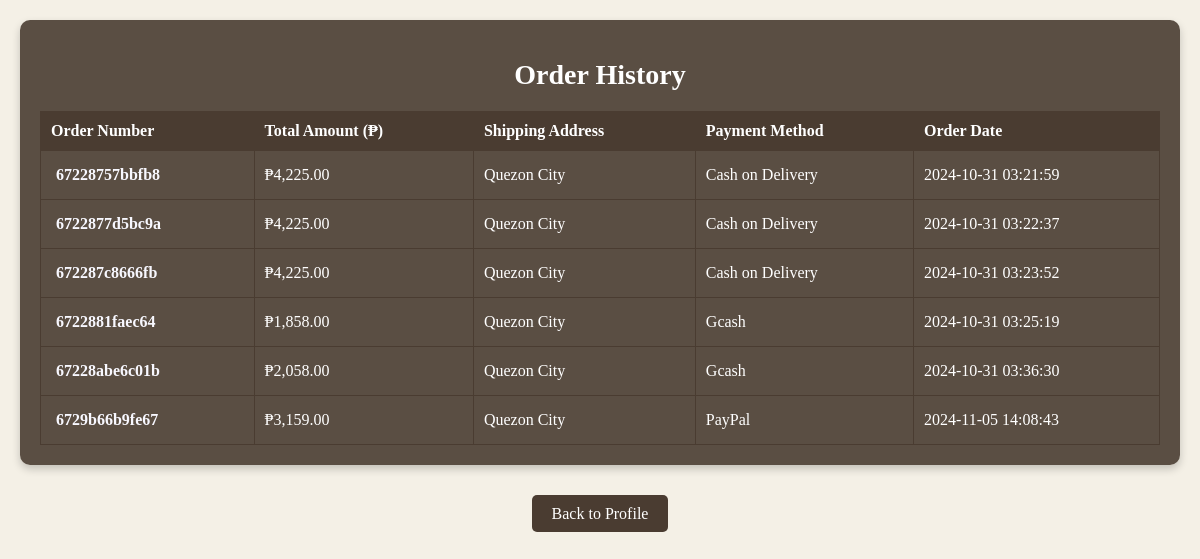
/WBDV_GRP7/history.php (signed in), run on the app's committed database.
### tables this page shows
CREATE TABLE `orders` (
  `order_id` int(11) NOT NULL auto_increment,
  `user_id` int(11) NOT NULL,
  `order_number` varchar(20) NOT NULL,
  `total_price` decimal(10,2) NOT NULL,
  `payment_method` varchar(20) NOT NULL,
  `order_date` timestamp NOT NULL default CURRENT_TIMESTAMP,
  `address` varchar(255) default NULL,
  PRIMARY KEY  (`order_id`),
  UNIQUE KEY `order_number` (`order_number`),
  KEY `user_id` (`user_id`)
);

### WBDV_GRP7/history.php (the view, shortened to what this page needs)
<?php
include 'db_connection.php';
$user_id = $_SESSION['user_id'];
$sql_orders = "SELECT order_number, total_price, address, payment_method, order_date FROM orders WHERE user_id = ?";
$stmt_orders = $conn->prepare($sql_orders);
$stmt_orders->bind_param("i", $user_id);
$stmt_orders->execute();
$stmt_orders->store_result();
$stmt_orders->bind_result($order_number, $total_price, $address, $payment_method, $order_date);
?>
<!DOCTYPE html>
<html lang="en">
<head>
    <link rel="stylesheet" href="history_styles.css">
</head>
<body>
    <div class="history-container">
        <h1>Order History</h1>
        <?php if ($stmt_orders->num_rows > 0): ?>
            <table>
                <thead>
                    <tr>
                        <th>Order Number</th>
                        <th>Total Amount (₱)</th>
                        <th>Shipping Address</th>
                        <th>Payment Method</th>
                        <th>Order Date</th>
                    </tr>
                </thead>
                <tbody>
                    <?php while ($stmt_orders->fetch()): ?>
                        <tr>
                            <td><a href="javascript:void(0);" onclick="showOrderDetails('<?php echo $order_number; ?>')"><?php echo htmlspecialchars($order_number); ?></a></td>
                            <td>₱<?php echo htmlspecialchars(number_format($total_price, 2)); ?></td>
                            <td><?php echo htmlspecialchars($address); ?></td>
                            <td><?php echo htmlspecialchars($payment_method); ?></td>
                            <td><?php echo htmlspecialchars($order_date); ?></td>
                        </tr>
                    <?php endwhile; ?>
                </tbody>
            </table>
        <?php else: ?>
            <p>No orders found.</p>
        <?php endif; ?>
    </div>
    <div class="buttons">
        <a href="profile.php" class="button">Back to Profile</a>
    </div>
</body>
</html>

### WBDV_GRP7/history_styles.css (style rules this page uses)
body { font-family: 'Georgia', serif; background-color: #f4f0e6; background-image: url('https://64.media.tumblr.com/c25d3b2f64c96184584b831fba6bb0e2/tumblr_oyfsbzUOey1r9co7bo1_1280.gifv'); background-size: cover; background-position: center; background-repeat: no-repeat; margin: 0; display: flex; flex-direction: column; min-height: 100vh; overflow-x: hidden; }
.history-container { background-color: rgba(74, 60, 49, 0.9); color: white; margin: 20px; padding: 20px; border-radius: 10px; box-shadow: 0 4px 8px rgba(0, 0, 0, 0.2); backdrop-filter: blur(10px); }
.history-container h1 { font-size: 28px; font-weight: bold; text-align: center; }
.history-container table { width: 100%; border-collapse: collapse; margin-top: 20px; }
.history-container th, .history-container td { border: 1px solid #4a3c31; padding: 10px; text-align: left; }
.history-container th { background-color: #4a3c31; color: white; }
.history-container td a { color: #f8f8ff; text-decoration: none; }
.history-container td a { color: #f8f8ff; text-decoration: none; font-weight: bold; display: inline-block; padding: 5px; border-radius: 5px; transition: background-color 0.3s ease; }
.buttons { margin-top: 20px; text-align: center; }
.buttons .button { background-color: #4a3c31; color: white; padding: 10px 20px; border: none; border-radius: 5px; cursor: pointer; text-decoration: none; font-size: 16px; transition: background-color 0.3s ease, transform 0.3s ease; }

### data on the page
orders: order_number "67228757bbfb8", total_price "4,225.00", address "Quezon City", payment_method "Cash on Delivery", order_date "2024-10-31 03:21:59"
orders: order_number "6722877d5bc9a", total_price "4,225.00", address "Quezon City", payment_method "Cash on Delivery", order_date "2024-10-31 03:22:37"
orders: order_number "672287c8666fb", total_price "4,225.00", address "Quezon City", payment_method "Cash on Delivery", order_date "2024-10-31 03:23:52"
orders: order_number "6722881faec64", total_price "1,858.00", address "Quezon City", payment_method "Gcash", order_date "2024-10-31 03:25:19"
orders: order_number "67228abe6c01b", total_price "2,058.00", address "Quezon City", payment_method "Gcash", order_date "2024-10-31 03:36:30"
orders: order_number "6729b66b9fe67", total_price "3,159.00", address "Quezon City", payment_method "PayPal", order_date "2024-11-05 14:08:43"
